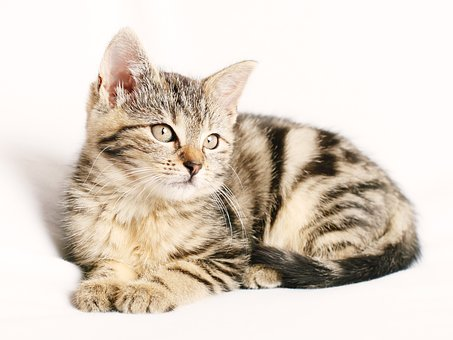
#> input picture Basics/Photos/pic2.jpg, 453 x 340 px, found by its file name
$ python transformations.py
#> lines starting #> are read from the running program, lines starting #| are printed output that depends on the picture
import cv2 as cv
import numpy as np

img = cv.imread('Basics\Photos\pic2.jpg')
#> img is the input picture: shape (340, 453, 3); mean B, G, R 199, 210.8, 221.7

cv.imshow('Cat', img)

#Translation
def translate(img, x, y):
#> called with x = -100, y = 100
    transMat = np.float32([[1, 0, x],[0, 1, y]])
    dimensions = (img.shape[1], img.shape[0])
#> dimensions = (453, 340)
    return cv.warpAffine(img, transMat, dimensions)
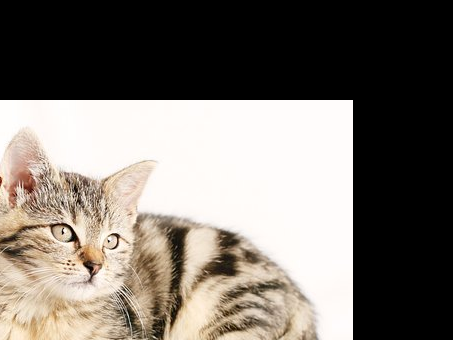
#> returned value: shape (340, 453, 3); mean of channels 0, 1, 2 108, 115.1, 121.8; drawn as B, G, R

# -x --> Left
# -y --> Up
# x --> Right
# y --> Down

translated = translate(img, -100, 100)
cv.imshow('Translated', translated)

#Rotation
def rotate(img, angle, rotPoint=None):
#> called with angle = 90
    (height, width) = img.shape[:2]
#> height = 340; width = 453

    if rotPoint is None:
        rotPoint = (width//2, height//2)
#> rotPoint = (226, 170)

    rotMat = cv.getRotationMatrix2D(rotPoint, angle, 1.0)
#> rotMat = [[6.12e-17, 1, 56], [-1, 6.12e-17, 396]]
    dimensions = (width, height)
#> dimensions = (453, 340)

    return cv.warpAffine(img, rotMat, dimensions)
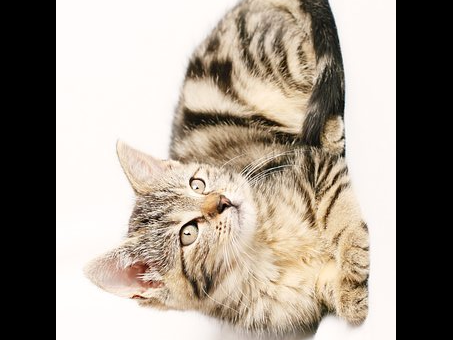
#> returned value: shape (340, 453, 3); mean of channels 0, 1, 2 139.1, 150.1, 159.9; drawn as B, G, R

rotated = rotate(img, 90)
cv.imshow('Rotated',rotated)

# Resizing
resized = cv.resize(img, (500,500), interpolation=cv.INTER_CUBIC)
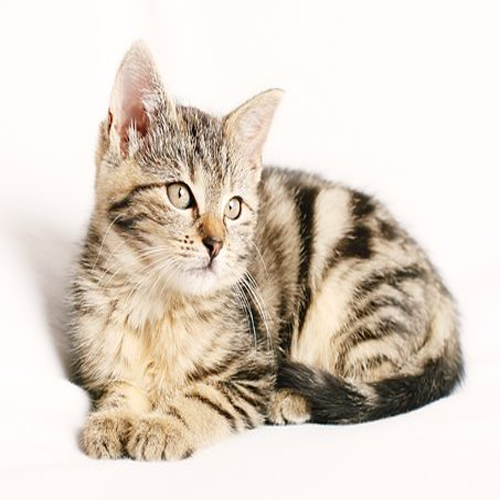
#> resized: shape (500, 500, 3); mean B, G, R 199, 210.8, 221.7
cv.imshow('Reshaped', resized)

#Flipping
flip = cv.flip(img, 1)
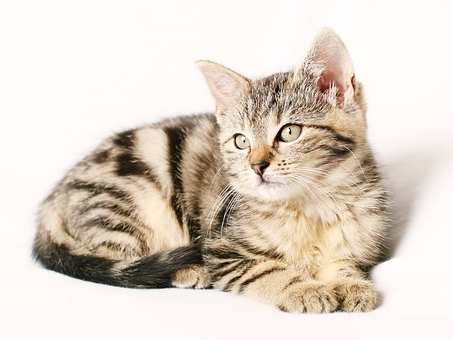
#> flip: shape (340, 453, 3); mean B, G, R 199, 210.8, 221.7
# Flips in 3 ways:
# 0 flips vertically
# 1 flips horizontally
# -1 flips both horizontally and vertically
cv.imshow("Flipped", flip)

# Cropping
cropped = img[200:400, 300:400]
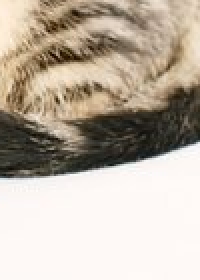
#> cropped: shape (140, 100, 3) (shown 2 times larger); mean B, G, R 164.3, 178, 188.9
cv.imshow("Cropped", cropped)

cv.waitKey(0)

$ run again, with Basics/Photos/pic3.jpg copied over Basics/Photos/pic2.jpg
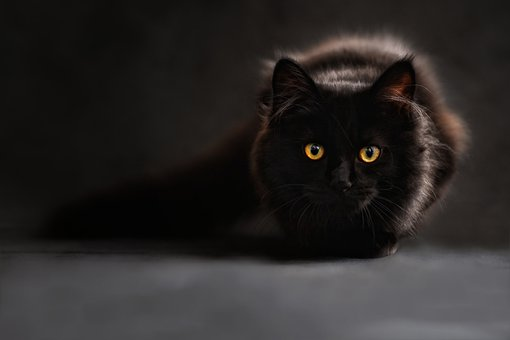
#> input picture Basics/Photos/pic3.jpg, 510 x 340 px, found by its file name
#> img is the input picture: shape (340, 510, 3); mean B, G, R 38.4, 39.6, 42.6
#> `flip = cv.flip(img, 1)`:
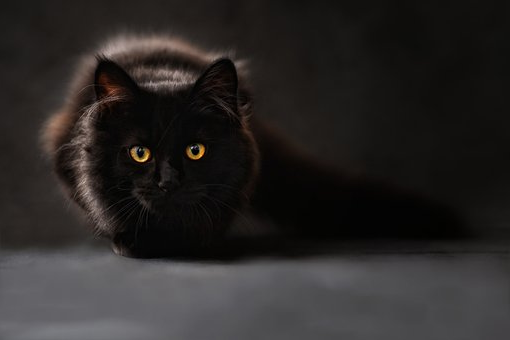
#> flip: shape (340, 510, 3); mean B, G, R 38.4, 39.6, 42.6
#> `cropped = img[200:400, 300:400]`:
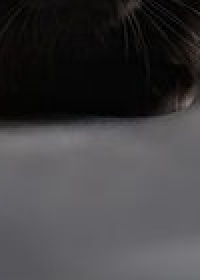
#> cropped: shape (140, 100, 3) (shown 2 times larger); mean B, G, R 64.4, 62.6, 63.8

$ run again, with Basics/Photos/pic4.jpg copied over Basics/Photos/pic2.jpg
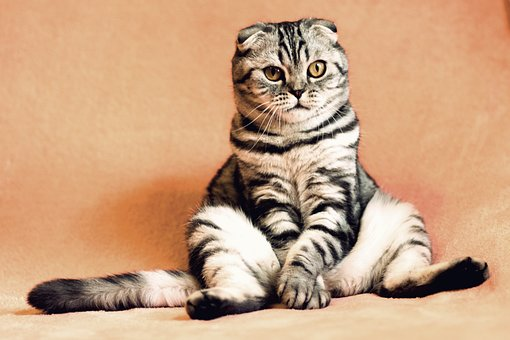
#> input picture Basics/Photos/pic4.jpg, 510 x 340 px, found by its file name
#> img is the input picture: shape (340, 510, 3); mean B, G, R 129.3, 162.1, 202
#> `flip = cv.flip(img, 1)`:
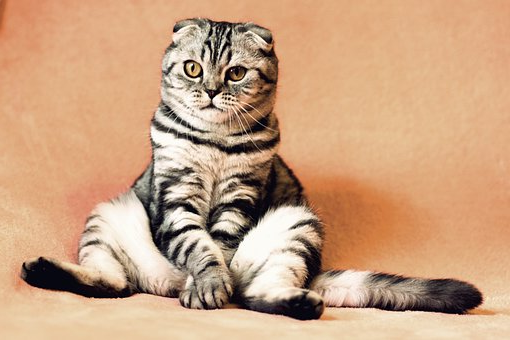
#> flip: shape (340, 510, 3); mean B, G, R 129.3, 162.1, 202
#> `cropped = img[200:400, 300:400]`:
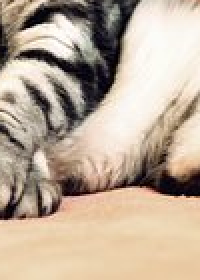
#> cropped: shape (140, 100, 3) (shown 2 times larger); mean B, G, R 153, 171.2, 188.4
